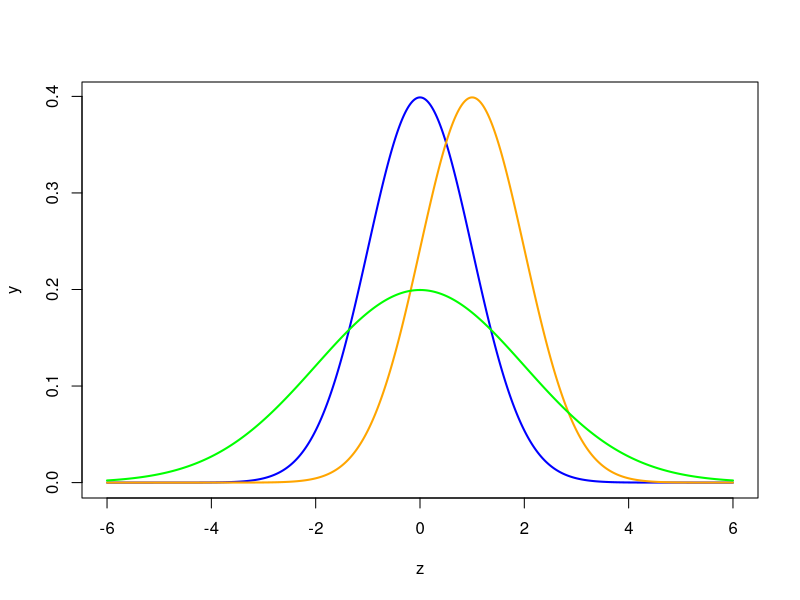
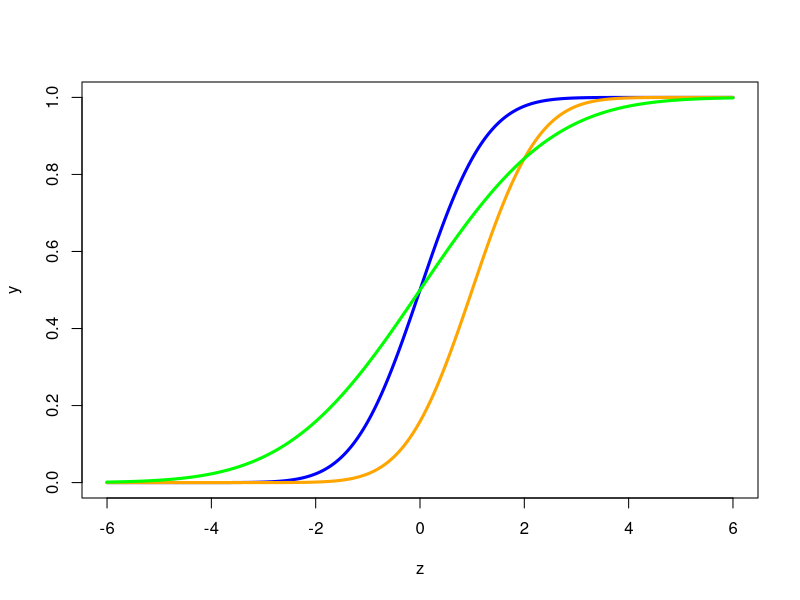
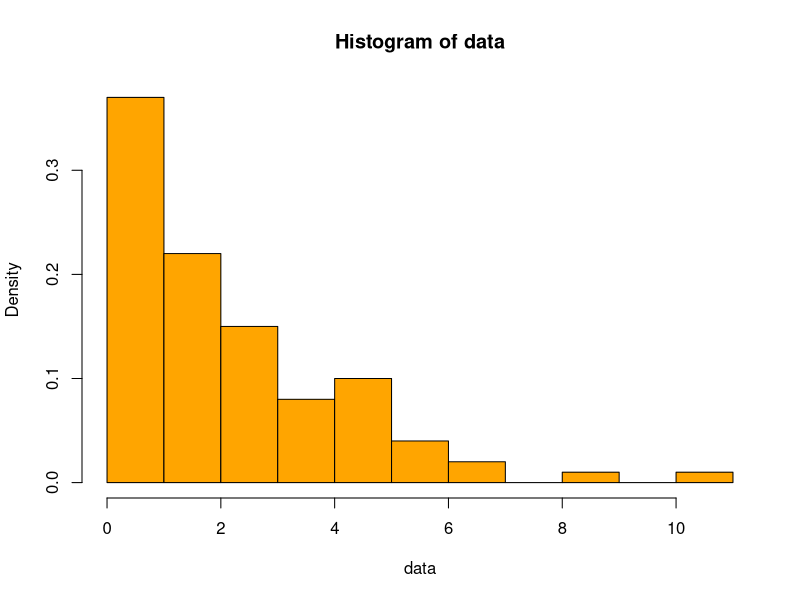
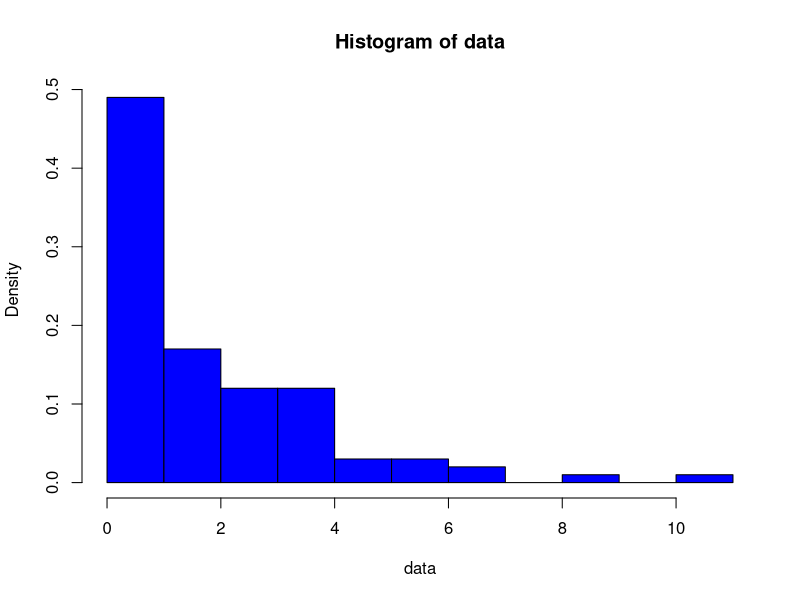
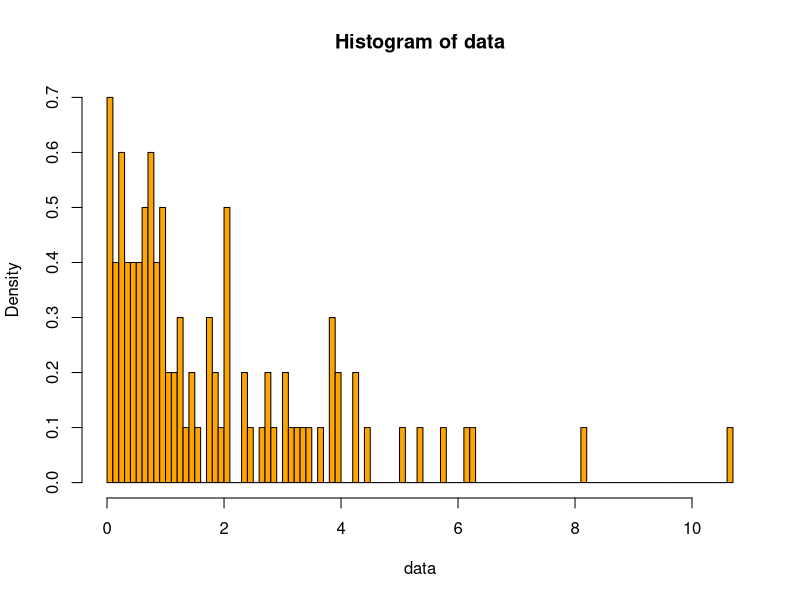
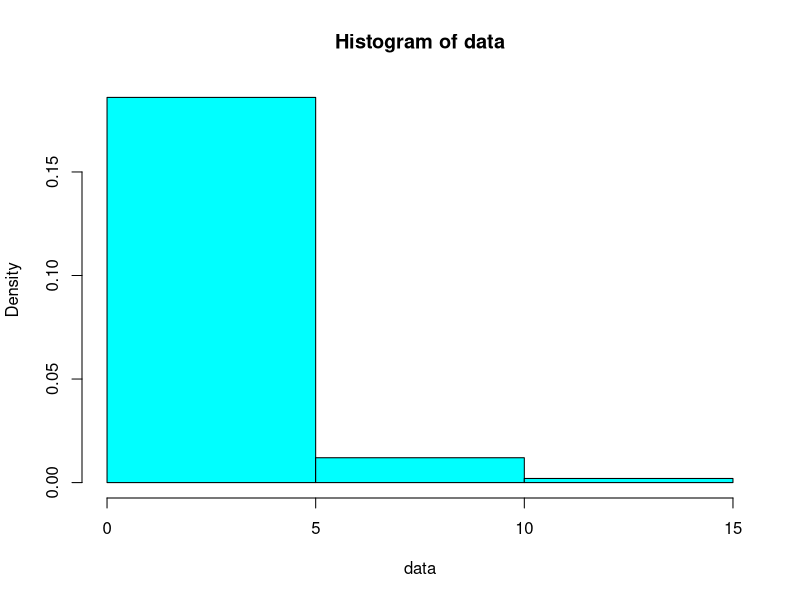
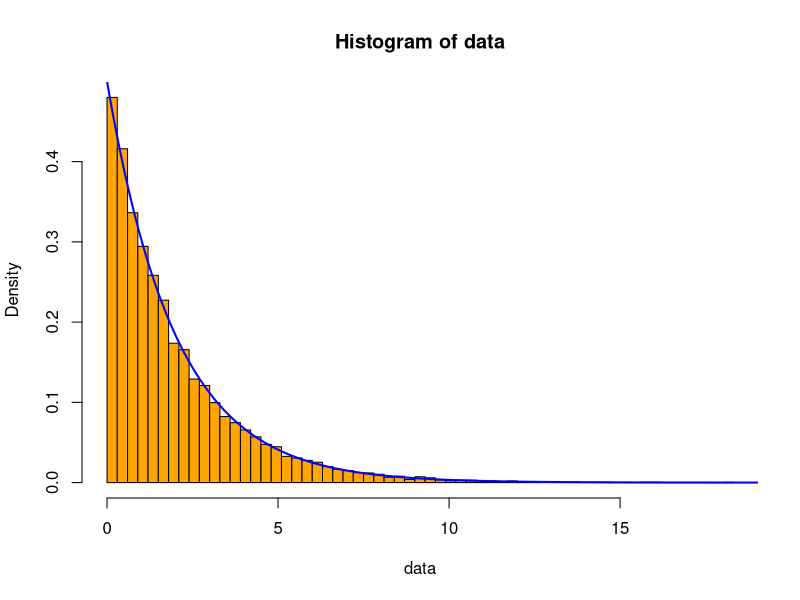

The R script that drew these images, in order:
#---------------------------------------------------------
# File:   mit18_05_s22_studio4-samplecode.r 
# Authors: Jeremy Orloff and Jennifer French
#
# MIT OpenCourseWare: https://ocw.mit.edu
# 18.05 Introduction to Probability and Statistics
# Spring 2022
# For information about citing these materials or our Terms of Use, visit:
# https://ocw.mit.edu/terms.
#
#---------------------------------------------------------
#Sample code for 18.05 Studio 4
#--------------------------
# Generating random numbers from distributions

# rnorm(n, mu, sigma) gives us n random values 
# from Norm(mu, sigma^2)

# Examples
# 1. Simulate 5 trials with a standard  
# normal variable, i.e. mu=0, sigma=1 
x = rnorm(5, 0, 1)
print(x)

# 2. Run 5 trials with mu=100, sigma=15 
#   (so sigma^2 = 225)
x = rnorm(5, 100, 15)  
print(x)

# 3. Test the 0.68, 0.95 rules
x = rnorm(10000, 0, 1)
m1 = mean(abs(x) < 1)
m2 = mean(abs(x) < 2)
cat('Mean m1 should be near 0.68: m1 = ', m1, '\n')
cat('Mean m2 should be near 0.95: m2 = ', m2, '\n')

# Likewise for the exponential, uniform and
# many other distributions
# 4. 5 trials with an exponential(2.5),
#    5 trials with a uniform(0, 1) 
#    5 trials with a uniform variable on 
#    the interval [0, 100]
x = rexp(5, 2.5)
print(x)
x = runif(5, 0, 1)
print(x)
x = runif(5, 0, 100)
print(x)

#------------------------------
# In R, every distribution has functions
# r*, d*, p*, q*

# Let's look at rnorm, dnorm, pnorm, qnorm

# We have already done rnorm -- see above

# dnorm is the pdf: it gives the values of the 
# density at x

# Here is the standard normal density evaluated at 
# x = 0
x = 0
d = dnorm(x, 0, 1)
print(d)

# x can also be a list of values. 
# Here  dnorm returns a list of density values.
x = c(0, 0.2, 0.4, 0.6, 0.8, 1.0)
d1 = dnorm(x, 0, 1)
print(d1)

d2 = dnorm(x, 0, 2)
print(d2)

# We can use dnorm to plot the standard 
# normal density

#Make sequence from -6 to 6 in steps of 0.01
z = seq(-6, 6, 0.01)  
# Evaluate dnorm at every point in z
y = dnorm(z, 0, 1)
# Plot the result
plot(z, y, type='l', col='blue', lwd=2)

# We can add some other normal densities in 
# other colors
lines(z, dnorm(z, 1, 1), col='orange', lwd=2)
lines(z, dnorm(z, 0, 2), col='green', lwd=2)

#------------------------------
# pnorm is the cdf: pnorm(x) gives the cdf evaluated
# at x. That is, the probability a random normal
# variable is less than or equal to x

# The standard normal cdf evaluated at 0 should
# give 0.5
x = 0
x = pnorm(x, 0, 1)
print(x)

# Just like dnorm, we can evaluate pnorm on a
# list of values
x = c(0, 0.2, 0.4, 0.6, 0.8, 1.0)
p1 = pnorm(x, 2, 4)
print(p1)

# We can use pnorm to plot the standard normal cdf
z = seq(-6, 6, 0.01)  
y = pnorm(z, 0, 1)
plot(z, y, type='l', col='blue', lwd=3)
# Add some other cdf's
lines(z, pnorm(z, 1, 1), col='orange', lwd=3)
lines(z, pnorm(z, 0, 2), col='green', lwd=3)

#------------------------------
### QNORM is not used in studio 4.

# qnorm finds quantiles. 
# It is the inverse of the cdf it takes a 
# probability and produces a value. That is,
#a = qnorm(p, 0, 1)  <==> P(Z<a) = p 
#                    <==> p = pnorm(a, 0, 1)
# Here is the inverse in action
p = 0.5 # a probability
q = qnorm(p, 0, 1) # The x value that gives prob. p
pcheck = pnorm(q, 0, 1) # give back the original p
cat("p = ", p, "; q = ", q, "; pcheck = ", pcheck, "\n")

#------------------------------
#Histograms
# R makes plotting histograms of data easy

# Generate some random exponential data and plot a histogram
data = rexp(100, 0.5)
# Let R make the choice of the number of bins
# freq = FALSE makes a density histogram
hist(data, col='orange', freq=FALSE)

# Controlling the number of bins: hist has
# a named argument called breaks.

# If breaks is a single number, then
# hist uses it as the number of bins.
# (Actually this just 'suggests' the number of 
# bins. I'm not sure how R chooses the exact
# number)
data = rexp(100, 0.5)
# Run these one at a time in RStudio
hist(data, breaks=12, col='blue', freq=FALSE)
hist(data, breaks=100, col='orange', freq=FALSE)
hist(data, breaks=2, col='cyan', freq=FALSE)

# Breaks can be a list which gives the endpoints of 
# each bin
lambda = 0.5
data = rexp(10000, lambda)

# Make bins of width 0.4 that start at the minimum
# data value and go to the maximum data
binwidth = 0.3
bins = seq(min(data), max(data)+binwidth, binwidth)
hist(data, breaks=bins, col='orange', freq=FALSE)

# Add a plot of the pdf 
x = seq(0, max(data)+1, 0.01)
lines(x, dexp(x, lambda), col='blue', lwd=2)

#------------------------------
# var(), cov(), cor()
# These functions compute the sample variance, 
# covariance and correlation of sampled data.

# First we generate 3 independent sets of 
# random data
x1 = rnorm(100, 2, 5)  # 100 samples from N(2, 5^2)
x2 = rnorm(100, 2, 5)
x3 = rnorm(100, 2, 5)
cat('var(x1) =', var(x1), '\n')
cat('var(x2) =', var(x2), '\n')
cat('var(x3) =', var(x3), '\n')

# We combine these in overlapping sums to have 
# samples from non-independent variables
x = x1 + x2
y = x2 + x3

# Now we can compute sample means, variance, covariance, correlation
xMean = mean(x)
yMean = mean(y)
xVar = var(x)
yVar = var(y)
xyCov = cov(x, y)
xyCor = cor(x, y)

# Here's another of the many ways to print something
print(paste("xMean = ", xMean))
print(paste("yMean = ", yMean))
print(paste("xVar = ", xVar))
print(paste("yVar = ", yVar))
print(paste("xyCov = ", xyCov))
print(paste("xyCor = ", xyCor))

#--------------------------------------
# Random sampling from an arbitrary
# discrete distribution

# You can use the sample function to
# randomly sample from any given distribution.

# We make up an arbitrary distribution
values = c(-1, 3, 7, 11)   # 4 possible value
probs = c(0.4, 0.2, 0.2, 0.2)  # corresponding probabilities
nSamples = 10
# Draw nSamples with replacement
x = sample(values, nSamples, replace=TRUE, prob=probs)
print(x)

#---------------------------------------
# pmin for arrays

# pmin() (for parallel minima) takes two or more arrays of the 
# same length and returns the mininum at
# each entry

x = c(1, 4, 6, 7)
y = c(2, 3, 4, 10)
z = pmin(x, y) # z = c(1, 3, 4, 7)
print(z)
# z

x = rexp(10, 0.25)
y = rexp(10, 0.25)
z = pmax(x, y)
print(z)
